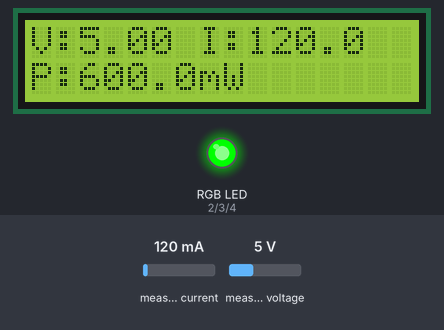
The sketch below on a simulated ESP32. Parts: 16×2 character LCD, an RGB LED mixed from three pins (HIGH = lit). The test bench sets the inputs (shaded band); at power-on: measured current 120 mA, measured voltage 5 V. WiFi joins after 1.5 s; servers stay silent unless stated; what the sketch prints to the serial monitor is not drawn.

Above: at 4.3 s.
4.4 s: measured current set to 40 mA
At 7.3 s:
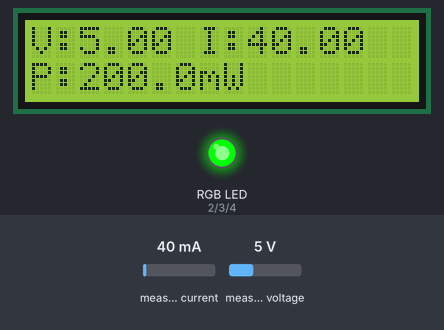
7.5 s: measured voltage set to 0.3 V
At 10.0 s:
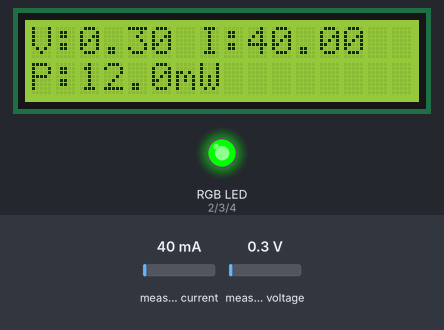
10.6 s: measured current set to 500 mA
At 12.7 s:
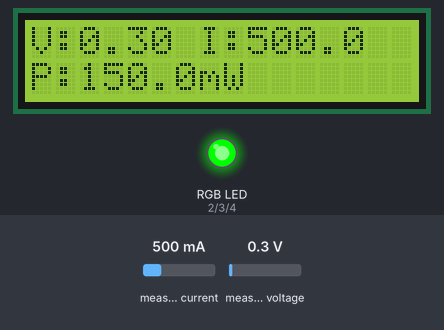
13.1 s: measured voltage set to 3.8 V
At 14.8 s:
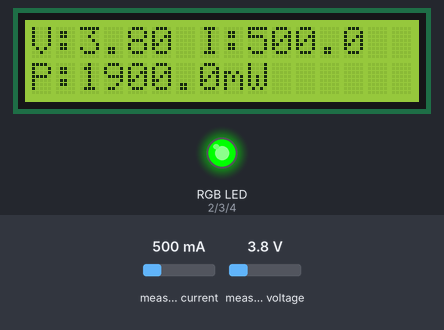
Timing chart, 0 to 17.2 s (numbered marks = the images above; inputs shaded):
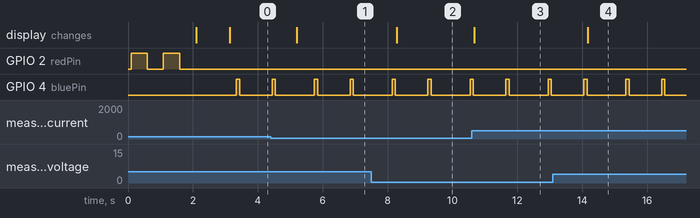

Measured:
- after the input at 4.4 s, the display: changes after 0.80 s (image 1)
- after the input at 7.5 s, the display: changes after 0.78 s (image 2)
- after the input at 10.6 s, the display: changes after 0.07 s (image 3)
- after the input at 13.1 s, the display: changes after 1.1 s (image 4)

The sketch:

CS528_Final.ino
```cpp
// ================================
// Hasan Samardzic
// Arduino Program CS528 Final
// Wireless Smart Power Usage Meter
// ================================

#include <Wire.h>
#include <WiFi.h>
#include <LiquidCrystal_I2C.h>
#include <Adafruit_INA219.h>
#include <WebServer.h>

// ============================
//  WiFi Credentials
// ============================
const char* ssid = "XXXX";                       //Your WiFi name
const char* password = "XXXX";                  // Your WiFi password

// ============================
//  TCP Server Settings
// ============================
const char* serverIP = "XXXX";             //Your PC IP address
const uint16_t serverPort = 12345;        // TCP Port (match Python listener)

// ============================
//  Hardware Objects
// ============================
Adafruit_INA219 ina219;
LiquidCrystal_I2C lcd(0x27, 16, 2);
WebServer webServer(80);
WiFiClient client;

// ============================
//  RGB LED Pins
// ============================
const int redPin = 2;
const int greenPin = 3;
const int bluePin = 4;

// ============================
//  Measurement Variables
// ============================
float busVoltage = 0.0;
float current_mA = 0.0;
float power_mW = 0.0;
unsigned long lastUpdateTime = 0;
unsigned long lastSendTime = 0;

// ======================================================
//  Setup
// ======================================================
void setup() {
  Serial.begin(115200);
  Wire.begin();
  ina219.begin();

  lcd.init();
  lcd.backlight();
  lcd.setCursor(0, 0);
  lcd.print("Starting...");

  pinMode(redPin, OUTPUT);
  pinMode(greenPin, OUTPUT);
  pinMode(bluePin, OUTPUT);

  connectWiFi();
  startWebServer();
}

// ======================================================
//  Main Loop
// ======================================================
void loop() {
  webServer.handleClient();

  if (millis() - lastUpdateTime >= 1000) {
    updateReadings();
    lastUpdateTime = millis();
  }

  if (millis() - lastSendTime >= 1000) {
    sendToServer();
    lastSendTime = millis();
  }
}

// ======================================================
//  WiFi Connection Logic
// ======================================================
void connectWiFi() {
  WiFi.begin(ssid, password);
  lcd.clear();
  lcd.print("Connecting WiFi");

  while (WiFi.status() != WL_CONNECTED) {
    digitalWrite(redPin, HIGH);
    delay(500);
    digitalWrite(redPin, LOW);
    delay(500);
    Serial.println("Connecting to WiFi...");
  }

  digitalWrite(redPin, LOW);
  digitalWrite(greenPin, HIGH);
  lcd.clear();
  lcd.print("WiFi Connected");
  delay(1000);
  lcd.clear();
}

// ======================================================
//  Update INA219 Sensor Readings + LCD Display
// ======================================================
void updateReadings() {
  busVoltage = ina219.getBusVoltage_V();
  current_mA = ina219.getCurrent_mA();
  power_mW = ina219.getPower_mW();

  lcd.setCursor(0, 0);
  lcd.print("V:");
  lcd.print(busVoltage, 2);
  lcd.print(" I:");
  lcd.print(current_mA, 1);

  lcd.setCursor(0, 1);
  lcd.print("P:");
  lcd.print(power_mW, 1);
  lcd.print("mW ");
}

// ======================================================
//  TCP Socket Send to Python Server
// ======================================================
void sendToServer() {
  if (WiFi.status() == WL_CONNECTED) {
    if (!client.connected()) {
      Serial.println("Connecting to Server...");
      client.connect(serverIP, serverPort);
    }

    if (client.connected()) {
      String payload = "Voltage=" + String(busVoltage, 2) + "V, Current=" + String(current_mA, 1) + "mA, Power=" + String(power_mW, 1) + "mW";
      client.println(payload);
      Serial.println("Sent: " + payload);

      digitalWrite(bluePin, HIGH);
      delay(100);
      digitalWrite(bluePin, LOW);
    } else {
      Serial.println("Server not connected.");
    }
  }
}

// ======================================================
//  Web Server (Serve HTML Webpage)
// ======================================================
void startWebServer() {
  webServer.on("/", handleRoot);
  webServer.begin();
  Serial.println("HTTP server started");
}

// ======================================================
//  HTML Page
// ======================================================
void handleRoot() {
  String page = R"rawliteral(
  <!DOCTYPE html>
  <html lang="en">
  <head>
      <meta charset="UTF-8">
      <meta http-equiv="refresh" content="2">
      <title>⚡Samardzic⚡</title>
      <style>
          body {
              background-color: #0d1117;
              font-family: 'Source Code Pro', monospace;
              color: #c9d1d9;
              margin: 0;
              padding: 0;
              display: flex;
              flex-direction: column;
              min-height: 100vh;
              align-items: center;
          }
          h1 {
              text-align: center;
              margin: 30px 0 20px 0;
              font-size: 2.8rem;
              color: #58a6ff;
          }
          .container {
              flex: 1;
              display: flex;
              justify-content: center;
              align-items: center;
              width: 100%;
          }
          .card {
              background-color: #161b22;
              padding: 50px 60px;
              border-radius: 15px;
              box-shadow: 0 8px 20px rgba(0,0,0,0.5);
              text-align: center;
              font-size: 26px;
              min-width: 400px;
          }
          .status {
              margin-bottom: 25px;
          }
          .status span {
              font-weight: bold;
          }
          .green {
              color: #3fb950;
          }
          .red {
              color: #f85149;
          }
          .timestamp {
              margin-top: 25px;
              font-size: 16px;
              color: #8b949e;
          }
      </style>
  </head>
  <body>
      <h1>⚡Samardzic CS528 Final Project⚡</h1>
      <div class="container">
        <div class="card">
          <div class="status">
              WiFi Status: <span class=")rawliteral";

  if (WiFi.status() == WL_CONNECTED) {
    page += "green";
  } else {
    page += "red";
  }

  page += R"rawliteral(">)rawliteral";

  if (WiFi.status() == WL_CONNECTED) {
    page += "Connected";
  } else {
    page += "Disconnected";
  }

  page += R"rawliteral(</span><br>
              Server Status: <span class=")rawliteral";

  if (client.connected()) {
    page += "green";
  } else {
    page += "red";
  }

  page += R"rawliteral(">)rawliteral";

  if (client.connected()) {
    page += "Connected";
  } else {
    page += "Disconnected";
  }

  page += R"rawliteral(</span>
          </div>
          <div class="data">
              <strong>Voltage:</strong> )rawliteral" + String(busVoltage, 2) + R"rawliteral( V<br>
              <strong>Current:</strong> )rawliteral" + String(current_mA, 1) + R"rawliteral( mA<br>
              <strong>Power:</strong> )rawliteral" + String(power_mW, 1) + R"rawliteral( mW
          </div>
          <div class="timestamp">
              Uptime: )rawliteral" + String(millis() / 1000) + R"rawliteral( seconds
          </div>
        </div>
      </div>
  </body>
  </html>
  )rawliteral";

  webServer.send(200, "text/html", page);
}
```
